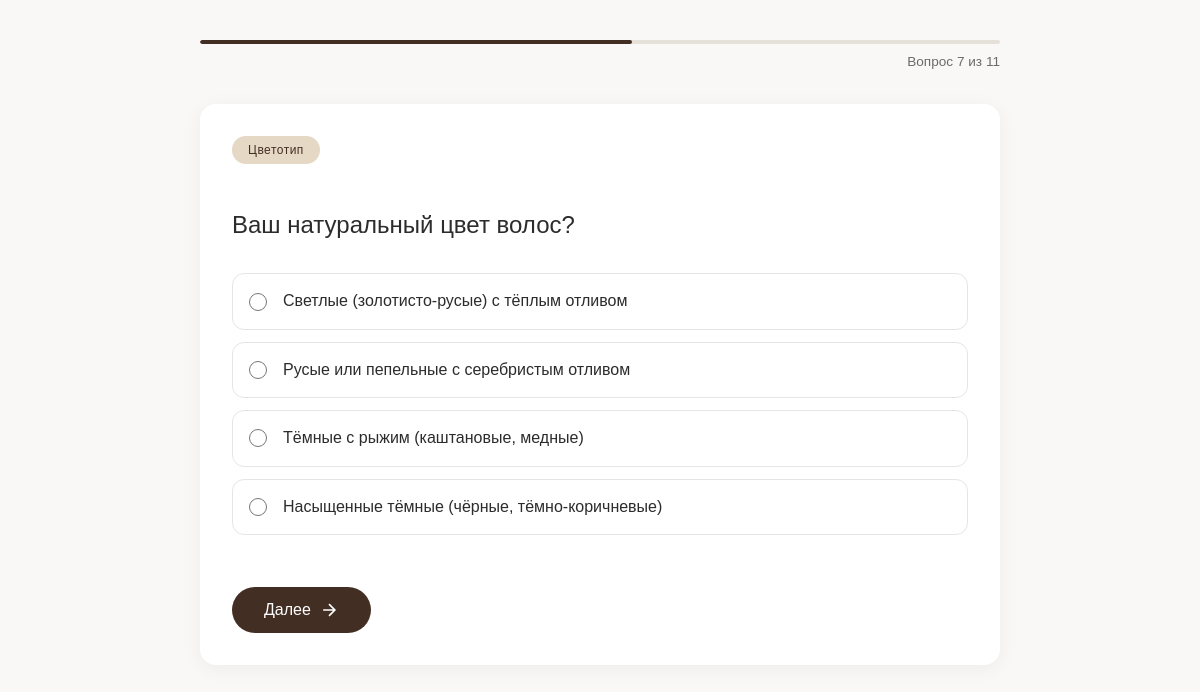
The app's page /quiz/question/7/ with its own data.
### quiz/models.py (models this page shows, shortened)
class Question(models.Model):
    category = models.ForeignKey(QuizCategory, on_delete=models.CASCADE)
    text = models.CharField(max_length=255)
    order = models.PositiveSmallIntegerField(default=0)
    class Meta:
        ordering = ['category', 'order']

class AnswerOption(models.Model):
    question = models.ForeignKey(Question, on_delete=models.CASCADE, related_name='options')
    text = models.CharField(max_length=200)
    value = models.CharField(max_length=10)  # буквенный код ответа: A, B, C, D, E
    score = models.IntegerField(default=0)

### quiz/views.py (the view, shortened to what this page needs)
# urls.py: path('quiz/question/<int:order>/', views.quiz_question, name='quiz_question'),
def quiz_question(request, order):
    question = get_object_or_404(Question, order=order)
    options = question.options.all()
    answers = request.session.get('quiz_answers', {})
    total_questions = Question.objects.count()
    progress = {
        'current': order,
        'total': total_questions,
        'percent': int((order - 1) / total_questions * 100) if total_questions > 0 else 0
    }
    context = {
        'question': question,
        'options': options,
        'progress': progress,
        'current_answer': answers.get(str(order), None),
    }
    return render(request, 'quiz/question.html', context)

### quiz/templates/quiz/question.html (shortened to what this page needs)
{% extends 'quiz/base.html' %}
{% load static %}
{% block content %}
<div class="quiz-container">
    <div class="quiz-progress">
        <div class="progress-bar">
            <div class="progress-fill" style="width: {{ progress.percent }}%"></div>
        </div>
        <div class="progress-text">Вопрос {{ progress.current }} из {{ progress.total }}</div>
    </div>
    <div class="quiz-card">
        <div class="quiz-category-tag">
            {% if question.category.name == 'figure' %}Тип фигуры
            {% elif question.category.name == 'color' %}Цветотип
            {% else %}Типаж по Кибби
            {% endif %}
        </div>
        <h2 class="quiz-question">{{ question.text }}</h2>
        <form method="post" class="quiz-form">
            <div class="options-grid">
                {% for option in options %}
                <label class="option-card">
                    <input type="radio" name="answer" value="{{ option.value }}" required>
                    <span class="option-text">{{ option.text }}</span>
                </label>
                {% endfor %}
            </div>
            <button type="submit" class="btn-next">
                Далее
                <svg width="20" height="20" viewBox="0 0 24 24" fill="none" stroke="currentColor" stroke-width="2">
                    <path d="M5 12h14M12 5l7 7-7 7"/>
                </svg>
            </button>
        </form>
    </div>
</div>
{% endblock %}

### quiz/templates/quiz/base.html (shortened to what this page needs)
{% load static %}
<!DOCTYPE html>
<html>
<head>
    <link rel="stylesheet" href="{% static 'quiz/css/style.css' %}">
</head>
<body>
    {% block content %}{% endblock %}
</body>
</html>

### quiz/static/quiz/css/style.css (style rules this page uses)
:root { --primary-color: #432E23; --secondary-color: #E5D8C4; --accent-color: #688A7E; --text-dark: #2C2C2C; --text-light: #6B6B6B; --border-radius: 8px; --transition: all 0.3s ease; }
body { font-family: 'Montserrat', sans-serif; background-color: #F9F8F6; color: var(--text-dark); line-height: 1.5; }
.quiz-container { max-width: 800px; margin: 2rem auto; padding: 0 1.5rem; }
.quiz-progress { margin-bottom: 2rem; }
.progress-bar { height: 4px; background-color: #E5E0D8; border-radius: 2px; overflow: hidden; margin-bottom: 0.5rem; }
.progress-fill { height: 100%; background-color: var(--primary-color, #432E23); border-radius: 2px; transition: width 0.3s ease; }
.progress-text { font-size: 0.85rem; color: var(--text-light, #6B6B6B); text-align: right; }
.quiz-card { background: #FFFFFF; border-radius: 16px; padding: 2rem; box-shadow: 0 4px 20px rgba(0, 0, 0, 0.05); }
.quiz-category-tag { display: inline-block; background-color: var(--secondary-color, #E5D8C4); padding: 0.3rem 1rem; border-radius: 20px; font-size: 0.75rem; font-weight: 500; color: var(--primary-color, #432E23); margin-bottom: 1.5rem; letter-spacing: 0.5px; }
.quiz-question { font-size: 1.5rem; font-weight: 400; line-height: 1.4; color: var(--text-dark, #2C2C2C); margin-bottom: 2rem; }
.options-grid { display: flex; flex-direction: column; gap: 0.75rem; margin-bottom: 2rem; }
.option-card { display: flex; align-items: center; gap: 1rem; padding: 1rem; border: 1px solid #E5E5E5; border-radius: 12px; cursor: pointer; transition: all 0.2s ease; background-color: #FFFFFF; }
.option-card input[type="radio"] { width: 18px; height: 18px; margin: 0; accent-color: var(--primary-color, #432E23); }
.option-text { font-size: 1rem; color: var(--text-dark, #2C2C2C); line-height: 1.4; }
.btn-next { display: inline-flex; align-items: center; gap: 0.5rem; background-color: var(--primary-color, #432E23); color: white; border: none; padding: 0.8rem 2rem; border-radius: 40px; font-size: 1rem; font-weight: 500; cursor: pointer; transition: background-color 0.2s; }
.btn-next svg { transition: transform 0.2s; }

### quiz/templates/quiz/base.html (style rules this page uses)
body { font-family: Arial, sans-serif; margin: 40px; }
button { margin-top: 20px; padding: 8px 16px; font-size: 1em; }

### records on screen
Question: text "Ваш натуральный цвет волос?"
AnswerOption: text "Светлые (золотисто-русые) с тёплым отливом"
AnswerOption: text "Русые или пепельные с серебристым отливом"
AnswerOption: text "Тёмные с рыжим (каштановые, медные)"
AnswerOption: text "Насыщенные тёмные (чёрные, тёмно-коричневые)"

### other values on screen
{{ progress.current }} "7"
{{ progress.total }} "11"
